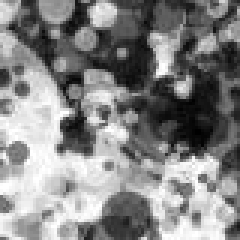
#> input picture Stimulus/Data/background5.png, 80 x 80 px, found by its file name (shown 3 times larger)
$ python naturalBackground.py
#> lines starting #> are read from the running program, lines starting #| are printed output that depends on the picture
import numpy as np
import cv2
import sys, math
import matplotlib.pyplot as plt


# Set stimulus parameters


#velocities = [-0.08, -0.05, -0.1, -0.13, -0.35 , -0.18, -0.25, -0.4]
#velocities = [-0.05, -0.08, -0.1, -0.13, -0.15,-0.18 , -0.2, -0.25, -0.3, -0.35, -0.4]
velocities = [-0.018]
for i in range(len(velocities)):
	velStim = velocities[i]  #m/s velocity of stimulus
	#velStim = -0.08  #m/s velocity of stimulus

	lStim = 0.01 #m  half length of stimulus
	xStart = 0.05 #m start approach distance away from specimen

	# Set locust parameters
	xFov = 180 # degrees, fov locust azimuth
	yFov = 180 # degrees, fov locust elevation
	angPix = 1 # deg/pixel interommatidial angle specimen

	#Set parameters image
	#scaleCon = (100,100,100)
	#scaleCon = (100,100,100)
	scaleCon = (0, 0, 0)
	backgroundColor = 255  # 0 black, 255 white
	scaleRes = 1  # resolution scale, to downsample later
	fps = 200 # Frame Resolution
	numFrames = 10 # Number of repetition frames at end and beginning
	#Starting position, 2 is center, 3 left up,, 4 right, down
	xposFrac = 4
	yposFrac = 4
	#Configure Image

	def createImage(xFov, yFov , angPix, scaleRes):
#> called with xFov = 180, yFov = 180, angPix = 1, scaleRes = 1
		outHeight =int(round(yFov / angPix))
		outWidth =int(round(xFov / angPix))
		hImage = int(round(outHeight * scaleRes))
		wImage = int(round(outWidth * scaleRes))

		#img = np.ones((hImage,wImage,3), np.uint8)*backgroundColor
		img2 = cv2.imread('background5.png')
#> img2 is the input picture: shape (80, 80, 3); min 0, max 255, mean 133.2
		img = cv2.resize(img2, (hImage,wImage))
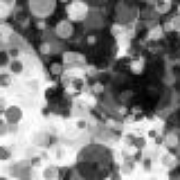
#> img: shape (180, 180, 3); min 0, max 255, mean 133.1
		return img, outHeight, outWidth, hImage, wImage


	#Initiate Parameters


	def getParamters(velStim, xStart, fps, lStim, angPix ):
		dt = 1./fps
		tEnd = 0
		tStart= xStart/velStim
		t = np.arange(tStart, tEnd, dt)
		xRun = np.multiply(velStim,t)
		thetaArray= np.divide(lStim , xRun)
		thetaRun = np.multiply(2 , np.arctan(thetaArray)) # this is the whole angle
		# lSquareRun1 = np.multiply(xStart , np.tan(np.divide(thetaRun1 , 2)))
		lPix1 = np.divide(thetaRun, angPix) # this is the whole length
		lPix = np.multiply(lPix1, scaleRes* 180/math.pi)

		return t, lPix , thetaRun, xRun, dt

	img, outHeight, outWidth, hImage, wImage = createImage(xFov, yFov, angPix, scaleRes)
#> outHeight = 180; outWidth = 180; hImage = 180; wImage = 180
	tStimulus, lStimulus, theta, xRun, dt  = getParamters(velStim, xStart, fps, lStim, angPix )

	# plt.plot(tStimulus, lStimulus)
	# plt.show()
	# print tStimulus

	# def writerImage(fps, outWidth. outHeight, wImage, hImage, dt, lStimulus, img)

	fourcc = cv2.VideoWriter_fourcc('M', 'J', 'P', 'G')
	writerOut = cv2.VideoWriter('Test'+str(fps) +'_v_' +str(velStim)+'_l_'+str(lStim)+ '_x_'+ str(xStart)+ '_Sc_'+str(scaleCon)+'.avi', fourcc, fps , (outWidth, outHeight))

	# Put in some frames at the beginning:


	# Repetition first frame
	firstFrame = 0
	# [15 lines of commented-out code are left out]
	for i in np.nditer(lStimulus) :
		xTopLeft1 = int(round(wImage/xposFrac - (i/2)))
		yTopLeft1 = int(round(hImage/yposFrac - (i /2)))
		xBottomRight1 = int(round(wImage/xposFrac + (i/2)))
		yBottomRight1 = int(round(hImage/yposFrac + i/ 2))
		figureSquare1 = cv2.rectangle(img,(xTopLeft1,yTopLeft1),(xBottomRight1,yBottomRight1),scaleCon, thickness = cv2.FILLED )
		#cv2.imshow('figureSquare1', img)
		imgResize = cv2.resize(img, (outWidth, outHeight) , interpolation = cv2.INTER_AREA )
		#imgResize = cv2.resize(img, (20, 20) , interpolation = cv2.INTER_AREA )

		cv2.waitKey(int(math.ceil(dt)))
		writerOut.write(imgResize)
#> this loop made 556 passes
#> (xTopLeft1, yTopLeft1, xBottomRight1, yBottomRight1) on passes 1 to 3: (34, 34, 56, 56), (34, 34, 56, 56), (34, 34, 56, 56)
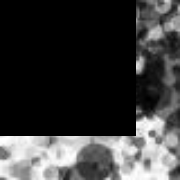
#> img: shape (180, 180, 3); min 0, max 255, mean 58.2

	writerOut.release()

	cv2.destroyAllWindows()


	from tempfile import TemporaryFile
	outfile = TemporaryFile()
	data = []
	data = np.column_stack((tStimulus, theta))
	np.save(outfile,data)


	# [36 lines of commented-out code are left out]
